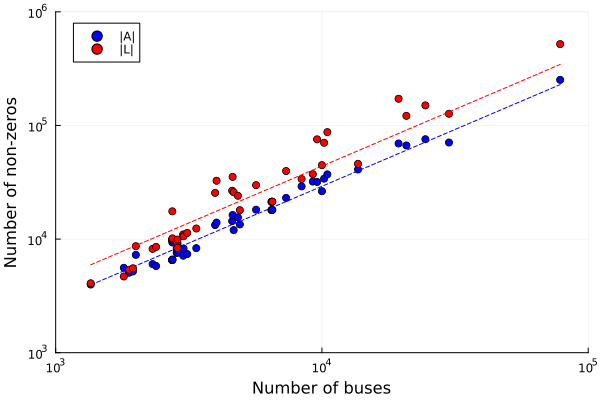

Source code (Julia):
using Base.Threads
using CSV
using DataFrames
using LinearAlgebra
using Random
using SparseArrays
using Statistics

using KLU

using PGLib
using PowerModels
const PM = PowerModels
PM.silence()

using Plots

gmean(x, s=one(eltype(x))) = exp(mean(log.(x .+ s))) - s

"""
    main_pglib_size()

Compute size (#buses, #branches, #non-zeros in PTDF) for each PGLib test case.
Only cases with at least 1000 buses are considered.

The corresponding data is exported in a `.csv` file.
"""
function main_pglib_size()

    PGLIB_CASES = filter(f -> isfile(f) && endswith(f, ".m"), readdir(PGLib.PGLib_opf, join=true))
    shuffle!(PGLIB_CASES)  # shuffle to balance threads

    df = DataFrame(
        casename=String[],
        N=Int[],
        E=Int[],
        nnz_M=Int[],
        nnz_klu=Int[],
        nnz_ldlt=Int[],
    )
    L = ReentrantLock()
    BLAS.set_num_threads(1)
    @threads for fpath in PGLIB_CASES
        fname = basename(fpath)
        data = pglib(fpath)
        
        # Only process networks with at least 1000 buses
        N = length(data["bus"])
        (N >= 1000) || continue

        data = make_basic_network(data)

        # Re-export to JSON?
        N = length(data["bus"])
        E = length(data["branch"])

        # number of non-zeros in nodal susceptance matrix
        M = calc_basic_susceptance_matrix(data)
        i0 = reference_bus(data)["bus_i"]
        M[i0, :] .= 0
        M[:, i0] .= 0
        M[i0, i0] = -1
        F = klu(M)
        nnz_klu = nnz(F.L) + nnz(F.U)
        nnz_ldl = nnz(ldlt(M))

        lock(L) do
            push!(df, (fname, N, E, nnz(M), nnz_klu, nnz_ldl))
        end
    end

    sort!(df, [:N, :E])
    CSV.write(joinpath(@__DIR__, "pglib_size.csv"), df)

    return df
end

"""
    plot_pglib_size(df; save=true)

Plot number of nonzeros in branch susceptance and nodal admittance factor.
"""
function plot_pglib_size(df; save=true)
    γ_E = gmean(df.E ./ df.N)
    γ_F = gmean(df.nnz_ldlt ./ df.N)

    plt = plot(
        yscale=:log10,
        ylim=(1000, 1_000_000),
        # yticks=(10 .^ (3:6), ["\$10^{$k}\$" for k in 3:6]),
        xscale=:log10,
        xlim=(1000, 100_000),
        # xticks=(10 .^ (3:5), ["\$10^{$k}\$" for k in 3:5]),
        legend=:topleft,
        xlabel="Number of buses",
        ylabel="Number of non-zeros"
    )
    scatter!(plt, df.N, 2 .* df.E, label="|A|", color=:blue)
    plot!(plt, df.N, 2 .* γ_E .* df.N, label=nothing, color=:blue, linestyle=:dash)
    scatter!(plt, df.N, df.nnz_ldlt, label="|L|", color=:red)
    plot!(plt, df.N, γ_F .* df.N, label=nothing, color=:red, linestyle=:dash)

    if save
        savefig(plt, joinpath(@__DIR__, "pglib_size.pdf"))
        savefig(plt, joinpath(@__DIR__, "pglib_size.svg"))
    end

    return plt
end

if abspath(PROGRAM_FILE) == @__FILE__
    df = main_pglib_size()
    plot_pglib_size(df, save=true)
    exit(0)
end
